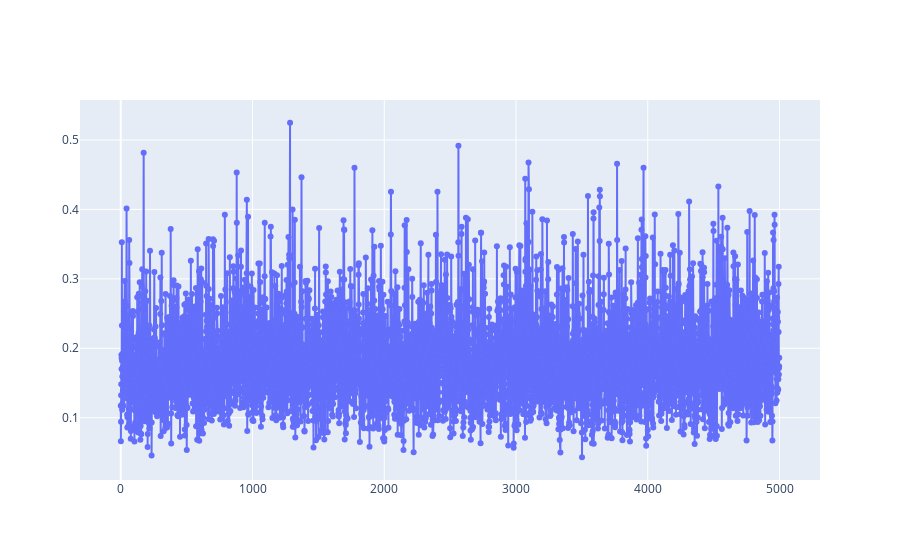

Notebook code cell kept with this figure:
### Code cell
fig = go.Figure(data=go.Scatter(y=mse, mode='lines+markers'))
fig.show()

### Figure 1 — Plotly figure (JSON) as saved in the notebook; plotly's stock layout.template omitted (floating-point values rounded to 4 significant figures; data arrays with more than 128 entries replaced by an {"elided": "..."} marker saying what was removed)
{"data": [{"mode": "lines+markers", "type": "scatter", "y": {"elided": "4999 float values"}}], "layout": {}}
